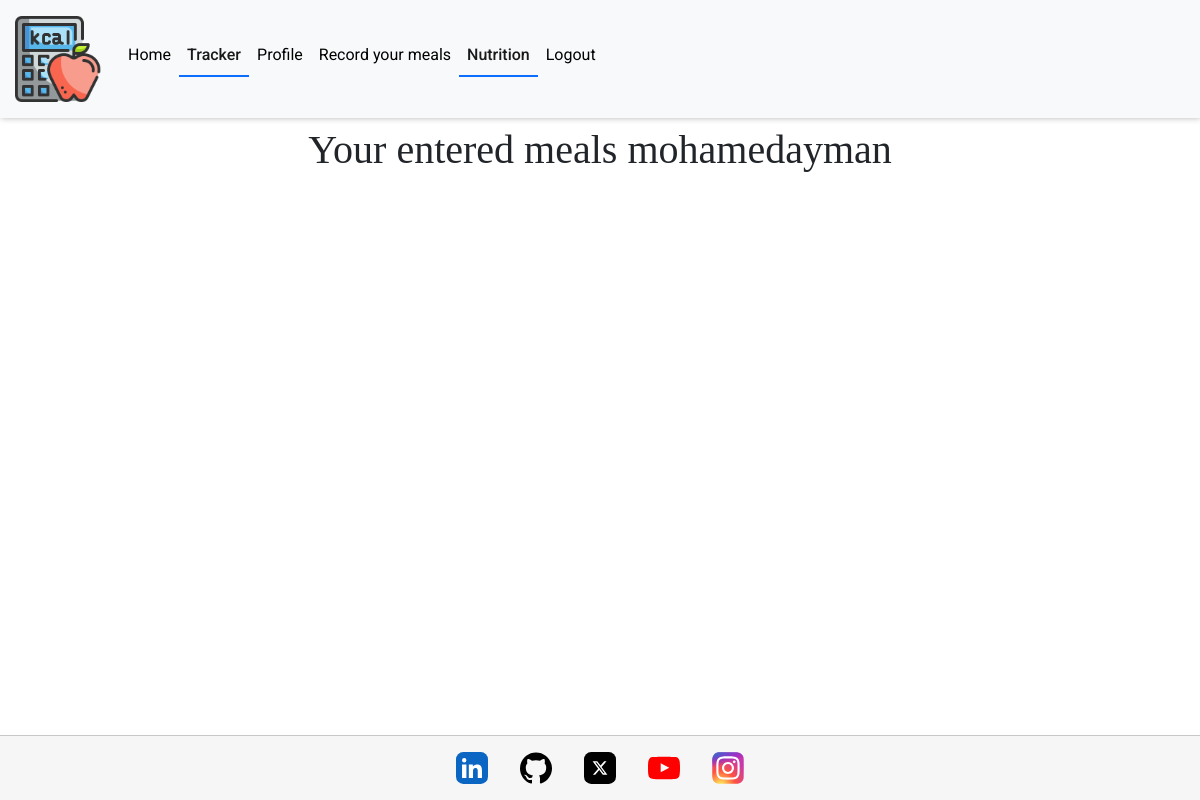
Before: /tracker/trackers/ (signed in) with the older database file.
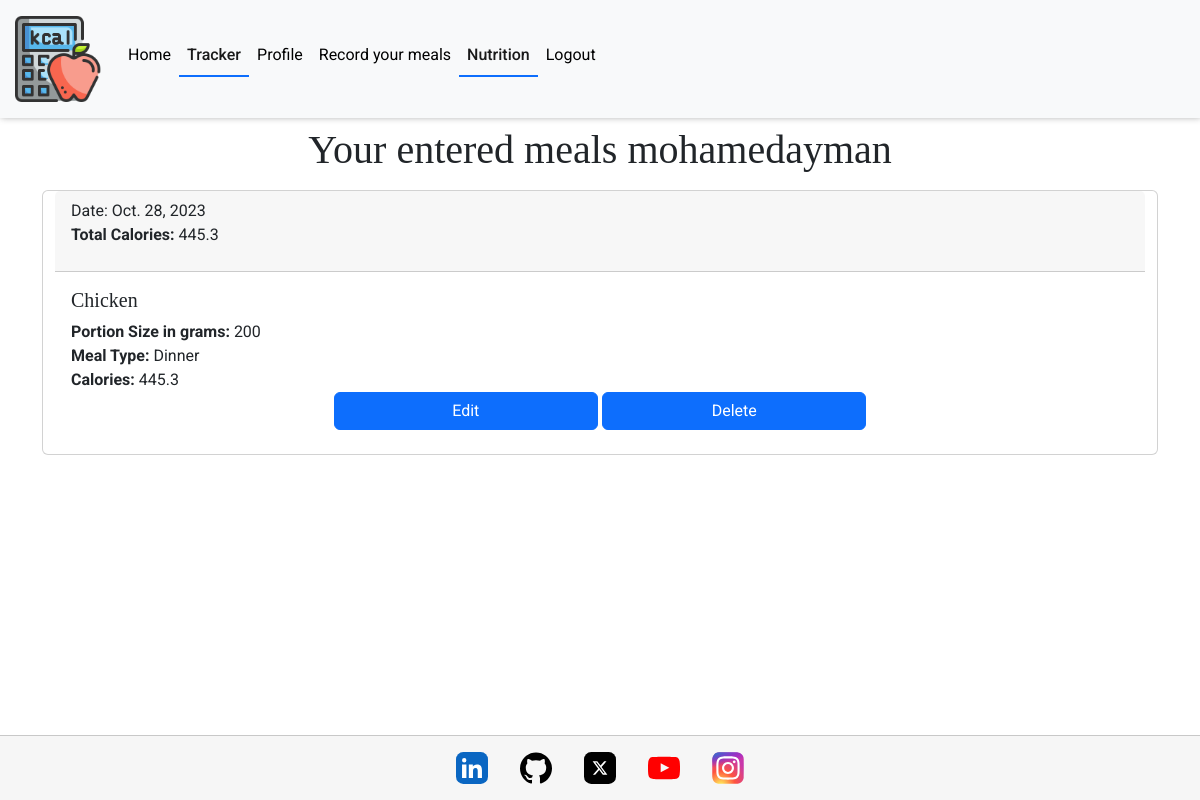
After: the same page with the newer database file.
### tracker/models.py (models this page shows, shortened)
class Tracker(models.Model):
    MEAL_CHOICES = (
        ("Breakfast", "Breakfast"),
        ("Lunch", "Lunch"),
        ("Dinner", "Dinner"),
        ("Snack", "Snack"),
    )
    user = models.ForeignKey(Profile, on_delete=models.CASCADE, related_name="trackers")
    title = models.CharField(max_length=300, null=False, blank=False)
    date = models.DateField(null=False, blank=False)
    portion_size = models.CharField(max_length=200, blank=False, null=False)
    meal_type = models.CharField(choices=MEAL_CHOICES, max_length=10, default="Snack")
    calories = models.FloatField(null=False, default="0")
    image = ResizedImageField(
        size=(400, None),
        quality=75,
        upload_to="tracker/",
        force_format="WEBP",
        blank=True,
        null=False,
    )
    image_alt = models.CharField(max_length=100, null=True, blank=True)
    class Meta:
        ordering = ["-date"]

### tracker/views.py (the view)
# urls.py: path("trackers/", Trackers.as_view(), name="trackers"),
class Trackers(ListView):
    template_name = "tracker/trackers.html"
    model = Tracker
    context_object_name = "trackers"
    def get_context_data(self, **kwargs):
        context = super().get_context_data(**kwargs)
        grouped_by_date = {}
        for date, group in groupby(
            self.object_list.order_by("-date"), lambda x: x.date
        ):
            grouped_entries = list(group)
            total_calories = sum(entry.calories or 0 for entry in grouped_entries)
            grouped_by_date[date] = {
                "entries": grouped_entries,
                "total_calories": total_calories,
            }
        context["trackers_grouped"] = grouped_by_date
        return context
    def get_queryset(self):
        return Tracker.objects.filter(user=self.request.user.profile)

### tracker/templates/tracker/trackers.html (shortened to what this page needs)
{% extends "base.html" %}
{% block content %}
<div class="container justify-content-center d-flex flex-row flex-wrap justify-content-center">
    <h1 class="text-center p-2">
        Your entered meals {{ request.user.username }}
    </h1>
    {% for date, data in trackers_grouped.items %}
    <div class="card mb-3 container justify-content-center">
        <div class="card-header">
            Date: {{ date }}
            <p><strong>Total Calories:</strong> {{ data.total_calories }}</p>
        </div>
        <div class="card-body">
            {% for tracker in data.entries %}
            <div class="row g-0 mb-2">
                <div class="col-md-8">
                    <h5 class="card-title">{{ tracker.title }}</h5>
                    <p class="card-text">
                        <strong>Portion Size in grams:</strong> {{ tracker.portion_size }}<br>
                        <strong>Meal Type:</strong> {{ tracker.meal_type }} <br>
                        <strong>Calories:</strong> {{tracker.calories}}
                    </p>
                </div>
                <div class="text-center">
                    <a href="{% url 'edit_tracker' tracker.id %}" class="btn btn-primary w-25">Edit</a>
                    <a href="{% url 'delete_tracker' tracker.id %}" class="btn btn-primary w-25">Delete</a>
                </div>
            </div>
            {% endfor %}
        </div>
    </div>
    {% endfor %}
</div>
{% endblock %}

### templates/base.html (shortened to what this page needs)
{% load static %}
<!DOCTYPE html>
<html lang="en">
<head>
    {% block extra_css %}
    <link rel="stylesheet" href="https://cdnjs.cloudflare.com/ajax/libs/bootstrap/5.2.3/css/bootstrap.min.css" />
    <link rel="stylesheet" href="{% static '/css/base.css' %}">
    {% endblock %}
</head>
<body>
    {% include 'includes/header.html' %}
    <main>
        {% block content %}
        {% endblock %}
    </main>
    {% include 'includes/footer.html' %}
</body>
</html>

### templates/includes/header.html (shortened to what this page needs)
{% load static %}
<header>
  {% with request.resolver_match.url_name as url_name %}
    <nav class="navbar navbar-expand-lg bg-light">
        <div class="container-fluid">
          <a class="navbar-brand" href="#"><img src="{% static 'images/calories-calculator.png' %}" alt="Calorie Tracker Logo" class="logo"></a>
          <div class="collapse navbar-collapse" id="navbarSupportedContent">
            <ul class="navbar-nav me-auto mb-2 mb-lg-0">
              <li class="nav-item me-auto mb-2">
                <a class="nav-link {% if url_name == 'home' %}active{% endif %}" aria-current="page" href="{% url 'home' %}">Home</a>
              </li>
              {% if request.user.is_authenticated %}
              <li class="nav-item">
                <a class="nav-link {% if url_name == 'trackers' %}active{% endif %}" href="{% url 'trackers' %}">Tracker</a>
              </li>
              <li class="nav-item">
                <a class="nav-link {% if url_name == 'profile' %}active{% endif %}" href="{% url 'profile' request.user.id %}">Profile</a>
              </li>
              <li class="nav-item">
                <a class="nav-link {% if url_name == 'add_tracker' %}active{% endif %}" href="{% url 'add_tracker' %}">Record your meals</a>
              </li>
              <li class="nav-item">
                <a class="nav-link {% if url_name == 'trackers' %}active{% endif %}" href="{% url 'nutrition' %}">Nutrition</a>
              </li>
              <li class="nav-item">
                <a class="nav-link {% if url_name == 'accounts_logout' %}active{% endif %}" href="/accounts/logout/">Logout</a>
              </li>
              {% endif %}
            </ul>
          </div>
        </div>
      </nav>
  {% endwith %}
</header>

### templates/includes/footer.html
{% load static %}
<footer>
    <a href="https://www.linkedin.com/in/mohamed-ayman-b29b5b66/" target="_blank" rel="noopener" aria-label="Linked - Opens in a new tab">
        <img src="{% static '/icons/linkedin-app-icon.svg' %}" alt="LinkedIn Icon" class="social-icon">
    </a>
    <a href="https://github.com/moabdelbasset" target="_blank" rel="noopener" aria-label="Linked - Opens in a new tab">
        <img src="{% static '/icons/github-icon.svg' %}" alt="Github Icon" class="social-icon">
    </a>
    <a href="https://twitter.com/" target="_blank" rel="noopener" aria-label="Linked - Opens in a new tab">
        <img src="{% static '/icons/x-social-media-logo-icon.svg' %}" alt="X Icon" class="social-icon">
    </a>
    <a href="https://www.youtube.com/" target="_blank" rel="noopener" aria-label="Linked - Opens in a new tab">
        <img src="{% static '/icons/youtube-color-icon.svg' %}" alt="Youtube Icon" class="social-icon">
    </a>
    <a href="https://www.instagram.com/" target="_blank" rel="noopener" aria-label="Linked - Opens in a new tab">
        <img src="{% static '/icons/ig-instagram-icon.svg' %}" alt="Instagram Icon" class="social-icon">
    </a>
</footer>

### static/css/base.css (style rules this page uses)
:root { --title: 'EB Garamond', serif; --main-font: 'Roboto', serif; --background: #3f006a0f; --blue: #0d6efd; --black: #000; --off-white: #f6f6f6; --white: #fff; --orange: #ffbf50; --smal-box-shadow: 1px -1px 7px 0 #00000061; --border: 1px solid #00000030; }
html, body { height: 100%; }
body { display: flex; flex-direction: column; font-family: var(--main-font); }
h1, h2, h3, h4, h5, h6 { font-family: var(--title); }
main { flex: 1 0 auto; background-color: var(--white); }
footer { flex-shrink: 0; background-color: var(--off-white); display: flex; flex-direction: row; justify-content: center; align-items: center; border-top: var(--border); }
.social-icon { height: 2rem; margin: 1rem; }
.navbar { background-color: var(--off-white); box-shadow: var(--smal-box-shadow); }
a.nav-link { color: var(--black); }
img.logo { width: 5.75rem; }
.active { border-bottom: 2px solid var(--blue); font-weight: 500; }

Changed rows visible on the page:
added Tracker: trackers_grouped "Oct. 28, 2023", title "Chicken", portion_size "200", meal_type "Dinner", calories "445.3"
Other visible differences:
new list line: "Date: Total Calories: 445.3"
